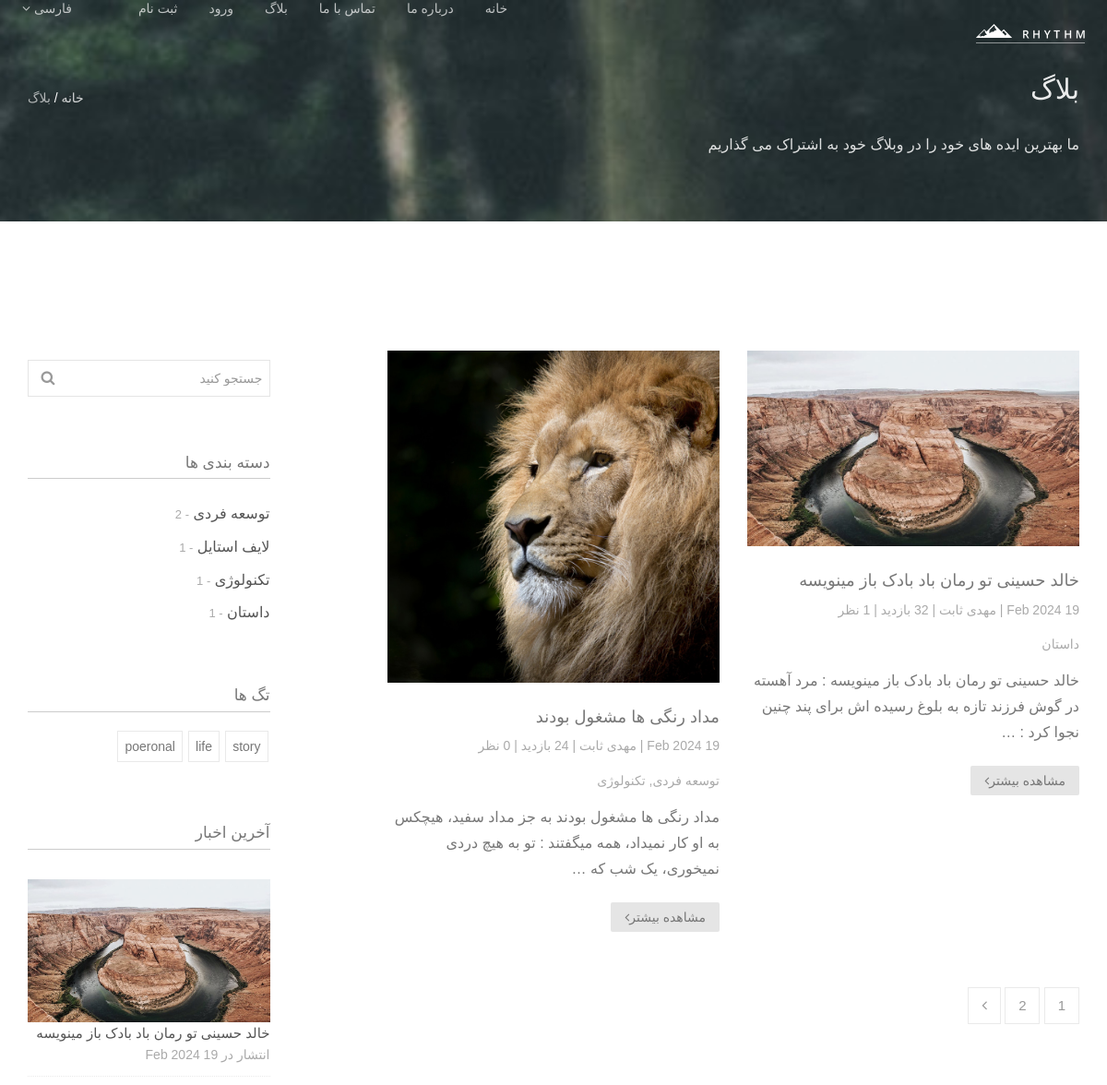
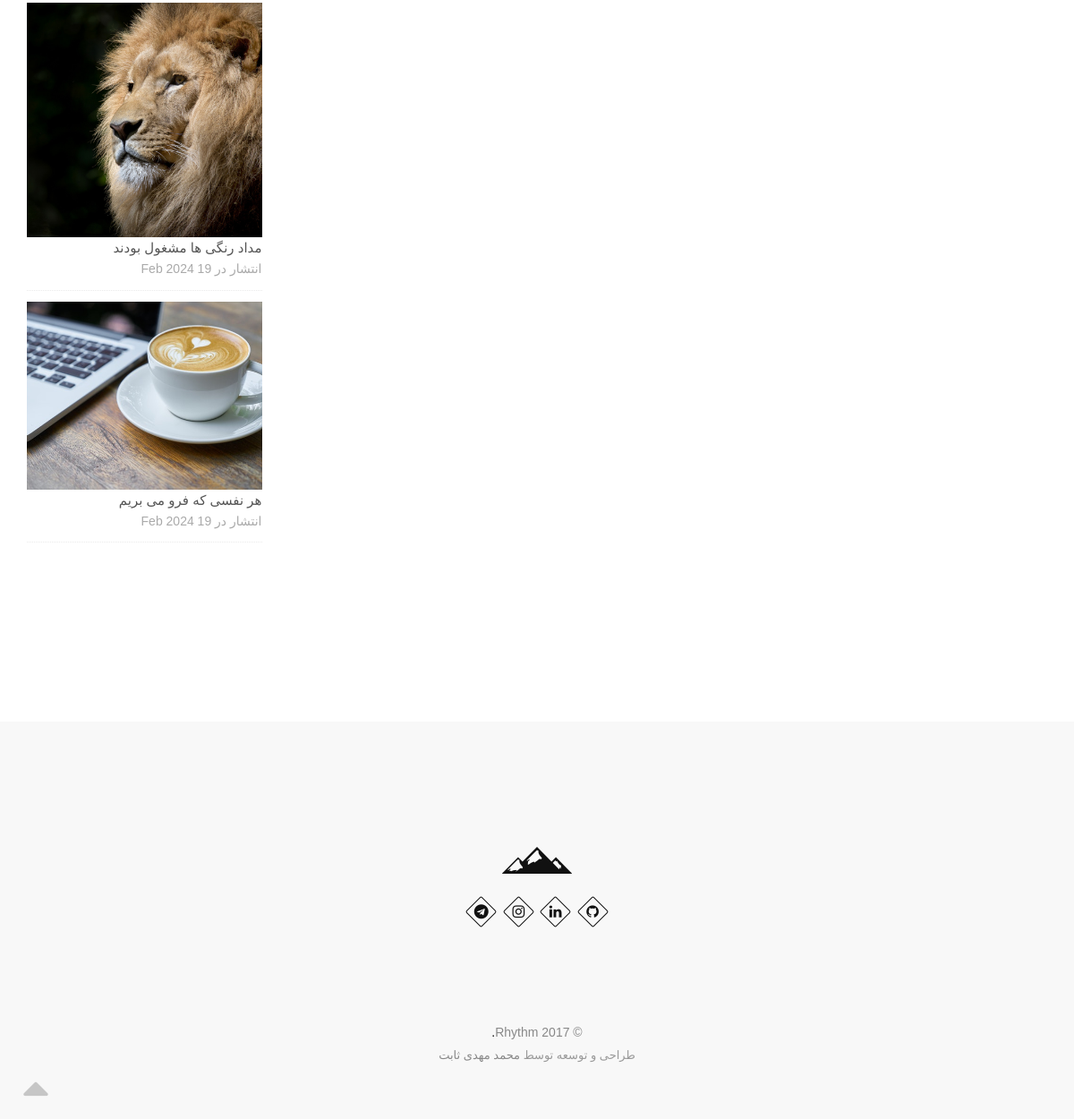
Screenshot of /blog/ with the database file from the repository (2 pictures, top to bottom).
### blog/models.py (models this page shows, shortened)
class Post(models.Model):
    title = models.CharField(max_length = 255)
    content = models.TextField()
    image = models.ImageField(upload_to='blog/',default='blog/default.jpg')
    tags = TaggableManager()
    category = models.ManyToManyField(Category)
    author = models.ForeignKey(User, on_delete=models.SET_NULL, null=True)
    counted_view = models.IntegerField(default=0)
    status = models.BooleanField(default=False)
    login_require = models.BooleanField(default=False)
    created_date = models.DateTimeField(auto_now_add=True)
    updated_date = models.DateTimeField(auto_now=True)
    published_date = models.DateTimeField(null=True)
    class Meta:
        ordering = ['-created_date']

class Category(models.Model):
    name = models.CharField(max_length = 255)
    def __str__(self):
        return self.name

### blog/views.py (the view)
# urls.py: path('',blog_view, name='index'),
def blog_view(request, **kwargs):
    posts = Post.objects.filter(published_date__lte=datetime.now(tz=timezone.utc), status=True)
    if kwargs.get('cat_name') != None:
        posts = posts.filter(category__name = kwargs['cat_name'])
    if kwargs.get('author_username') != None:
        posts = posts.filter(author__username = kwargs['author_username'])
    if kwargs.get('tag_name') != None:
        posts = posts.filter(tags__name__in = [kwargs['tag_name']])
    posts = Paginator(posts, 2)
    try:
        page_number = request.GET.get('page')
        posts = posts.page(page_number)
    except EmptyPage:
        posts = posts.page(1)
    except PageNotAnInteger:
        posts = posts.page(1)
    context = {'posts' : posts}
    return render(request, 'blog/blog-home.html', context)

### blog/templatetags/blog_tags.py (called while the page is built)
@register.inclusion_tag('blog/blog-lates-posts.html')
def latestposts(arg=4):
    posts = Post.objects.filter(status=1).order_by('-published_date')[:arg]
    return {'posts' : posts}

@register.inclusion_tag('blog/blog-post-categories.html')
def postcategories():
    posts = Post.objects.filter(status=1)
    categories = Category.objects.all()
    cat_dict = {}
    for name in categories:
        cat_dict[name]=posts.filter(category=name).count
    return {'categories' : cat_dict}

@register.simple_tag(name='comments_count')
def function(pid):
    return Comment.objects.filter(post=pid, approved=True).count()

### templates/blog/blog-home.html (shortened to what this page needs)
{% extends 'base.html' %} {% load static %} {% load blog_tags %} {% block content %}
<section
  class="small-section bg-dark"
  data-background="{% static 'images/slide-2.jpg' %}"
>
  <div class="relative container align-right">
    <div class="row">
      <div class="col-md-8">
        <h1 class="hs-line-11 font-alt mb-20 mb-xs-0">بلاگ</h1>
        <div class="hs-line-4 font-alt">
          ما بهترین ایده های خود را در وبلاگ خود به اشتراک می گذاریم
        </div>
      </div>
      <div class="col-md-4 mt-30">
        <div class="mod-breadcrumbs font-alt align-left">
          <a href="{% url 'website:home' %}">خانه</a>&nbsp;/&nbsp;<span>بلاگ</span>
        </div>
      </div>
    </div>
  </div>
</section>
<section class="page-section">
  <div class="container relative">
    <div class="row">
      <div class="col-sm-8">
        <div class="row masonry">
          {% for post in posts %}
          <div class="col-md-6 col-lg-6 mb-60 mb-xs-40">
            <div class="post-prev-img">
              <a href="{% url 'blog:single' pid=post.id %}"
                ><img src="{{post.image.url}}" alt=""
              /></a>
            </div>
            <div class="post-prev-title font-alt">
              <a href="{% url 'blog:single' pid=post.id %}">{{post.title}}</a>
            </div>
            <div class="post-prev-info font-alt">
              {{post.published_date|date:"d M Y"}} | <a href="{% url 'blog:author' author_username=post.author.username %}">{{post.author.get_full_name}}</a> | {{post.counted_view}} بازدید | {% comments_count pid=post.id %} نظر
            </div>
            <div class="post-prev-info font-alt">
              {% for cat in post.category.all %}
              <a href="{% url 'blog:category' cat_name=cat.name %}">{{cat.name}}</a>{% if not forloop.last %},{% endif %} {% endfor %}
            </div>
            <div class="post-prev-text">
              {{post.content|truncatewords_html:25}}
            </div>
            <div class="post-prev-more">
              <a href="{% url 'blog:single' pid=post.id %}" class="btn btn-mod btn-gray btn-round"
                >مشاهده بیشتر<i class="fa fa-angle-left"></i
              ></a>
            </div>
          </div>
          {% endfor %}
        </div>
        <div class="pagination">
           {% for i in posts.paginator.page_range %} {% if page_number == i %}
          <a href="?page={{i}}" class="active">1</a>
          {% else %}
          <a href="?page={{i}}">{{i}}</a>
          {% endif %} {% endfor %} {% if posts.has_next %}
          <a href="?page={{posts.next_page_number}}"><i class="fa fa-angle-left"></i></a>
          {% endif %}
        </div>
      </div>
      <div class="col-sm-4 col-md-3 col-md-offset-1 sidebar">
        {% include 'blog/blog-search.html' %}
        {% postcategories %}
        {% include 'blog/blog-tags.html' %}
        {% latestposts %}
      </div>
    </div>
  </div>
</section>
{% endblock %}

### templates/base.html (shortened to what this page needs)
{% load static %}
<!DOCTYPE html>
<html dir="rtl">
  <head>
    <link rel="stylesheet" href="{% static 'css/bootstrap.min.css' %}" />
    <link rel="stylesheet" href="{% static 'css/bootstrap-rtl.min.css' %}" />
    <link rel="stylesheet" href="{% static 'css/style.css' %}" />
    <link rel="stylesheet" href="{% static 'css/style-responsive.css' %}" />
    <link rel="stylesheet" href="{% static 'css/animate.min.css' %}" />
    <link rel="stylesheet" href="{% static 'css/vertical-rhythm.min.css' %}" />
    <link rel="stylesheet" href="{% static 'css/owl.carousel.css' %}" />
    <link rel="stylesheet" href="{% static 'css/magnific-popup.css' %}" />
  </head>
  <body class="appear-animate">
    <div class="page" id="top">
      <nav class="main-nav dark transparent stick-fixed">
        <div class="full-wrapper relative clearfix">
          <div class="nav-logo-wrap local-scroll">
            <a href="{% url 'website:home' %}" class="logo">
              <img src="{% static '/images/logo-white.png' %}" alt="" />
            </a>
          </div>
          <div class="inner-nav desktop-nav">
            <ul class="clearlist">
              <li>
                <a href="{% url 'website:home' %}" class="mn-has-sub"
                  >خانه</i
                ></a>
              </li>
              <li>
                <a href="{% url 'website:about' %}" class="mn-has-sub"
                  >درباره ما</i
                ></a>
              </li>
              <li>
                <a href="{% url 'website:contact' %}" class="mn-has-sub"
                  >تماس با ما</i
                ></a>
              </li>
              <li>
                <a href="{% url 'blog:index' %}" class="mn-has-sub"
                  >بلاگ</i
                ></a>
              </li>
              {% if request.user.is_authenticated %}
              <li>
                <a href="{% url 'account_logout' %}" class="mn-has-sub"
                  >خروج</i
                ></a>
              </li>
              <li>
                <a href="" class="mn-has-sub"
                  >{{request.user.username}}</i
                ></a>
              </li>
              {% else %}
              <li>
                <a href="{% url 'account_login' %}" class="mn-has-sub"
                  >ورود</i
                ></a>
              </li>
              <li>
                <a href="{% url 'account_signup' %}" class="mn-has-sub"
                  >ثبت نام</i
                ></a>
              </li>
              {% endif %}
              <li><a>&nbsp;</a></li>
              <li>
                <a href="#" class="mn-has-sub"
                  >فارسی <i class="fa fa-angle-down"></i
                ></a>
              </li>
            </ul>
          </div>
        </div>
      </nav>
    {% block content %}
    {% endblock %}
      <footer class="page-section bg-gray-lighter footer pb-60">
        <div class="container">
          <div class="local-scroll mb-30 wow fadeInUp" data-wow-duration="1.5s">
            <a href="#top"
              ><img src="{% static '/images/logo-footer.png' %}" width="78" height="36" alt=""
            /></a>
          </div>
          <div class="footer-social-links mb-110 mb-xs-60">
            <a href="https://github.com/metisbt" title="github" target="_blank"
              ><i class="fa fa-github"></i
            ></a>
            <a href="https://www.linkedin.com/in/metisbt/" title="linkedin" target="_blank"
              ><i class="fa fa-linkedin"></i
            ></a>
            <a href="https://instagram.com/metisbt" title="instagram" target="_blank"
              ><i class="fa fa-instagram"></i
            ></a>
            <a href="https://t.me/metisbt" title="telegram" target="_blank"
              ><i class="fa fa-telegram"></i
            ></a>
          </div>
          <div class="footer-text">
            <div class="footer-copy font-alt">
              <a
                href="http://themeforest.net/user/theme-guru/portfolio"
                target="_blank"
                >&copy; Rhythm 2017</a
              >.
            </div>
            <div class="footer-made">طراحی و توسعه توسط <a href="https://mahdisabet.ir">محمد مهدی ثابت</a></div>
          </div>
        </div>
        <div class="local-scroll">
          <a href="#top" class="link-to-top"><i class="fa fa-caret-up"></i></a>
        </div>
      </footer>
    </div>
  </body>
</html>

### templates/blog/blog-search.html
{% load static %}
<div class="widget">
  <form class="form-inline form" method="get" action="{% url 'blog:search' %}">
    <div class="search-wrap">
      <button class="search-button animate" type="submit" title="Start Search">
        <i class="fa fa-search"></i>
      </button>
      <input
        type="text"
        name="s"
        class="form-control search-field"
        placeholder="جستجو کنید"
      />
    </div>
  </form>
</div>

### templates/blog/blog-post-categories.html
{% load static %}
<div class="widget">
  <h5 class="widget-title font-alt">دسته بندی ها</h5>
  <div class="widget-body">
    <ul class="clearlist widget-menu">
    {% for name,count in categories.items %}
      <li>
        <a href="{% url 'blog:category' cat_name=name %}" title="">{{name}}</a>
        <small> - {{count}} </small>
      </li>
    {% endfor %}
    </ul>
  </div>
</div>

### templates/blog/blog-tags.html
{% load static %}
<div class="widget">
  <h5 class="widget-title font-alt">تگ ها</h5>
  <div class="widget-body">
    <div class="tags">
        {% for post in posts%}
        {% for tag in post.tags.all %}
          <a href="{% url 'blog:tag' tag_name=tag.name %}">{{tag.name}}</a>
        {% endfor %}
        {% endfor %}
    </div>
  </div>
</div>

### templates/blog/blog-lates-posts.html
{% load static %}
<div class="widget">
  <h5 class="widget-title font-alt">آخرین اخبار</h5>
  <div class="widget-body">
    <ul class="clearlist widget-posts">
    {% for post in posts %}
      <li class="clearfix">
        <a href="{% url 'blog:single' pid=post.id %}">
          <img
            src="{{post.image.url}}"
            alt=""
            class="widget-posts-img"
          />
        </a>
        <a href="{% url 'blog:single' pid=post.id %}" >{{post.title}}</a>
        انتشار در {{post.published_date|date:"d M Y"}}
      </li>
    {% endfor %}
    </ul>
  </div>
</div>

### statics/css/style-responsive.css (style rules this page uses)
@media only screen and (max-width: 1366px) { .inner-nav ul li { margin-right: 34px; } }

### rows the page displays
Post: image (picture), title "خالد حسینی تو رمان باد بادک باز مینویسه", author.get_full_name "مهدی ثابت", content "خالد حسینی تو رمان باد بادک باز مینویسه : ﻣﺮﺩ ﺁﻫﺴﺘﻪ ﺩﺭ ﮔﻮﺵ ﻓﺮﺯﻧﺪ ﺗﺎﺯﻩ ﺑﻪ ﺑﻠﻮﻍ ﺭﺳﯿﺪﻩ ﺍﺵ ﺑﺮﺍﯼ ﭘﻨﺪ ﭼﻨﯿﻦ ﻧﺠﻮﺍ ﮐﺮﺩ : …", published_date "19 Feb 2024"
Category: name "داستان", count "1"
Post: image (picture), title "مداد رنگی ها مشغول بودند", author.get_full_name "مهدی ثابت", content "مداد رنگی ها مشغول بودند به جز مداد سفید، هیچکس به او کار نمیداد، همه میگفتند : تو به هیچ دردی نمیخوری، یک شب که …", published_date "19 Feb 2024"
Category: name "توسعه فردی", count "2"
Category: name "تکنولوژی", count "1"
Category: name "لایف استایل", count "1"
Tag: name "story"
Tag: name "life"
Tag: name "poeronal"
Post: image (picture), title "هر نفسی که فرو می‌ بریم", published_date "19 Feb 2024"

### other values shown
{{ i }} "1" "2"
